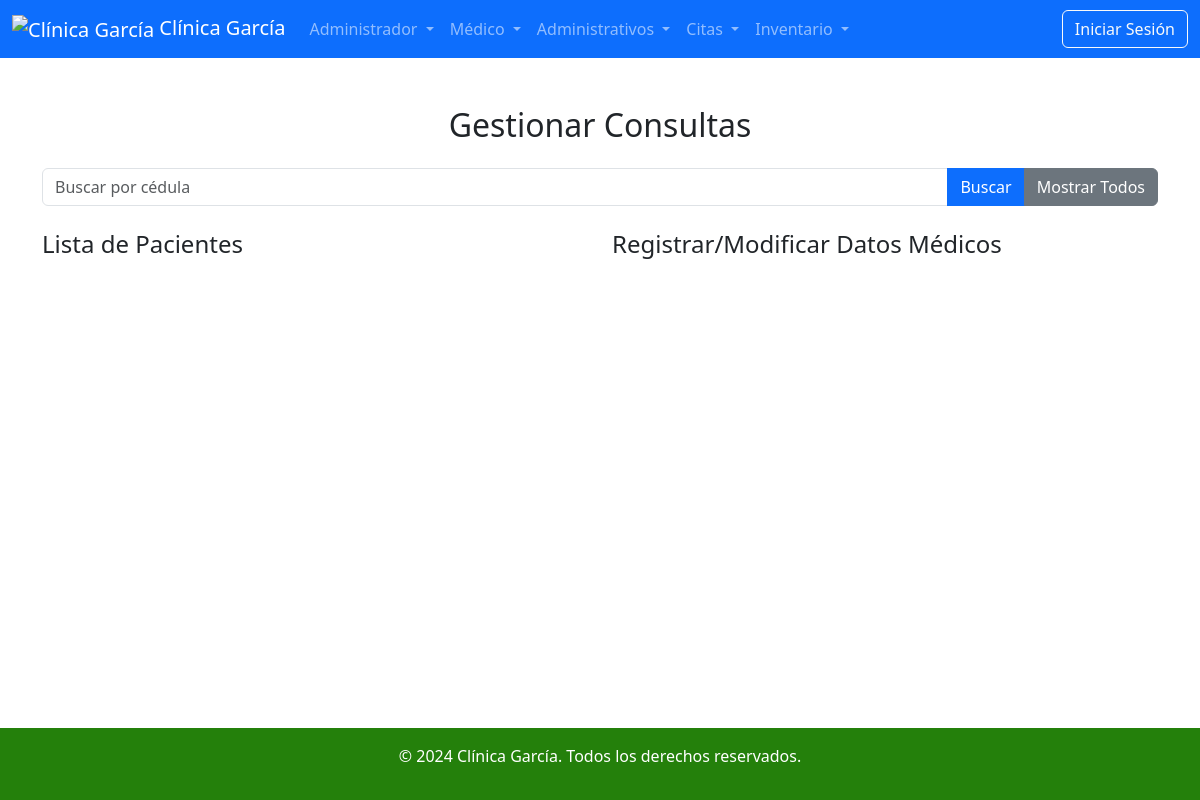
Before: /pages/Medicos/Gestionar_consultas.view.php with the older database file.
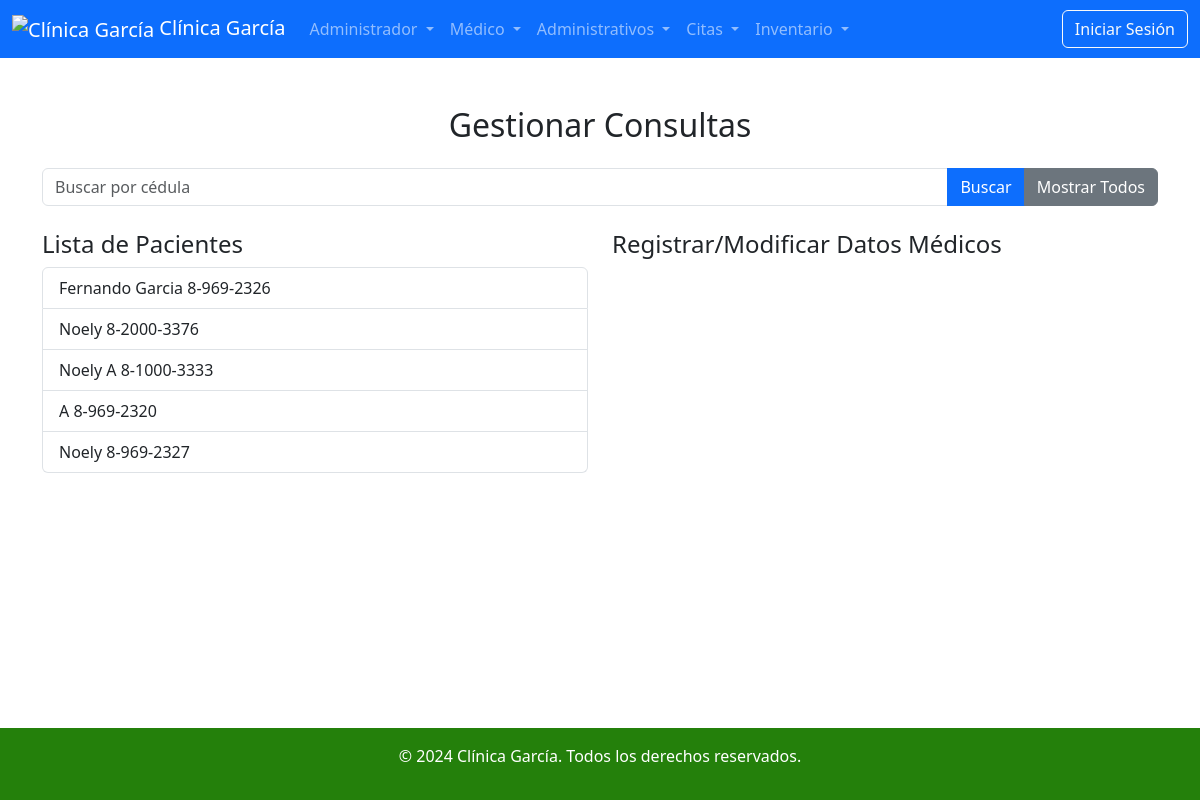
After: the same page with the newer database file.
### tables this page shows
CREATE TABLE `pacientes` (
  `id` int(11) NOT NULL,
  `nombre` varchar(100) NOT NULL,
  `cedula` varchar(20) NOT NULL,
  `sexo` varchar(10) DEFAULT NULL,
  `fecha_nacimiento` date DEFAULT NULL,
  `edad` int(11) DEFAULT NULL,
  `peso` decimal(5,2) DEFAULT NULL,
  `altura` decimal(4,2) DEFAULT NULL,
  `tipo_sangre` varchar(3) DEFAULT NULL,
  `correo` varchar(50) NOT NULL,
  `alergias` text DEFAULT NULL,
  `medicamentos_regulares` text DEFAULT NULL,
  `padecimientos` varchar(100) DEFAULT NULL,
  `fecha_datos` date DEFAULT NULL
);

### db/Pacientes.php (called while the page is built, shortened)
<?php
class Pacientes
{
    private $conn;
    public function __construct($db)
    {
        $this->conn = $db;
    }
    public function busquedaPacientesSeleccionados()
{
    try {
        $query = "SELECT id, nombre, cedula, edad, peso, tipo_sangre, correo, altura, alergias, fecha_nacimiento FROM pacientes";
        $stmt = $this->conn->prepare($query);
        $stmt->execute();
        return $stmt->fetchAll(PDO::FETCH_ASSOC);
    } catch (Exception $e) {
        error_log("Error en busquedaPacientesSeleccionados: " . $e->getMessage());
        return false;
    }
}
}

### pages/Medicos/Gestionar_consultas.view.php (the view, shortened to what this page needs)
<?php
include '../../db/Pacientes.php';
$database = new Database();
$db = $database->getConnection();
$pacientesModel = new Pacientes($db);
$pacientes = $pacientesModel->busquedaPacientesSeleccionados();
?>
<?php require '../partials/head.php'; ?>
<?php require '../partials/nav.php'; ?>
<div class="container mt-5">
    <h2 class="text-center mb-4">Gestionar Consultas</h2>
    <div class="row">
        <div class="col-12 mb-4">
            <form id="searchForm" onsubmit="buscarPorCedula(event)">
                <div class="input-group">
                    <input type="text" class="form-control" id="searchInput" placeholder="Buscar por cédula" />
                    <button class="btn btn-primary" type="submit">Buscar</button>
                    <button class="btn btn-secondary" type="button" onclick="mostrarTodos()">Mostrar Todos</button>
                </div>
            </form>
        </div>
        <div class="col-md-6">
            <h4>Lista de Pacientes</h4>
            <div id="pacientesList" class="list-group">
                <?php foreach ($pacientes as $paciente): ?>
                    <a href="#" class="list-group-item list-group-item-action paciente-item"
                       data-id="<?php echo $paciente['id']; ?>"
                       data-cedula="<?php echo htmlspecialchars($paciente['cedula']); ?>"
                       onclick="cargarDatosMedicos(<?php echo $paciente['id']; ?>)">
                        <?php echo htmlspecialchars($paciente['nombre'] . ' ' . $paciente['cedula']); ?>
                    </a>
                <?php endforeach; ?>
            </div>
        </div>
        <div class="col-md-6">
            <h4>Registrar/Modificar Datos Médicos</h4>
        </div>
    </div>
</div>
<?php require '../partials/footer.php'; ?>

Changed rows visible on the page:
added pacientes: nombre+cedula "Fernando Garcia 8-969-2326"
added pacientes: nombre+cedula "Noely 8-2000-3376"
added pacientes: nombre+cedula "Noely A 8-1000-3333"
added pacientes: nombre+cedula "A 8-969-2320"
added pacientes: nombre+cedula "Noely 8-969-2327"
